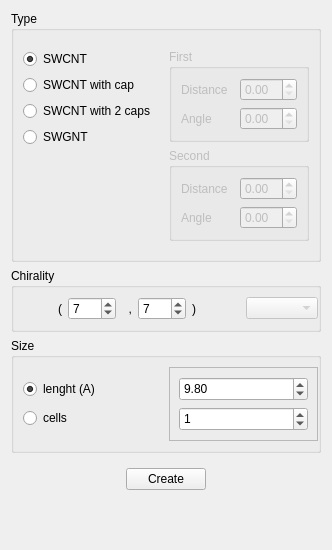
                  <widget class="QWidget" name="tab_36">
                   <attribute name="title">
                    <string>SWNT</string>
                   </attribute>
                   <layout class="QVBoxLayout" name="verticalLayout_90">
                    <item>
                     <widget class="QGroupBox" name="groupBox_3">
                      <property name="minimumSize">
                       <size>
                        <width>0</width>
                        <height>0</height>
                       </size>
                      </property>
                      <property name="maximumSize">
                       <size>
                        <width>16777215</width>
                        <height>16777215</height>
                       </size>
                      </property>
                      <property name="title">
                       <string>Type</string>
                      </property>
                      <layout class="QHBoxLayout" name="horizontalLayout_43">
                       <item>
                        <widget class="QFrame" name="frame_13">
                         <property name="frameShape">
                          <enum>QFrame::NoFrame</enum>
                         </property>
                         <property name="frameShadow">
                          <enum>QFrame::Raised</enum>
                         </property>
                         <layout class="QVBoxLayout" name="verticalLayout_19">
                          <property name="leftMargin">
                           <number>0</number>
                          </property>
                          <property name="rightMargin">
                           <number>0</number>
                          </property>
                          <item>
                           <widget class="QRadioButton" name="FormActionsPreRadioSWNT">
                            <property name="text">
                             <string>SWCNT</string>
                            </property>
                            <property name="checked">
                             <bool>true</bool>
                            </property>
                           </widget>
                          </item>
                          <item>
                           <widget class="QRadioButton" name="FormActionsPreRadioSWNTcap">
                            <property name="text">
                             <string>SWCNT with cap</string>
                            </property>
                           </widget>
                          </item>
                          <item>
                           <widget class="QRadioButton" name="FormActionsPreRadioSWNTcap_2">
                            <property name="text">
                             <string>SWCNT with 2 caps</string>
                            </property>
                           </widget>
                          </item>
                          <item>
                           <widget class="QRadioButton" name="createSWGNTradio">
                            <property name="text">
                             <string>SWGNT</string>
                            </property>
                            <property name="checked">
                             <bool>false</bool>
                            </property>
                           </widget>
                          </item>
                          <item>
                           <spacer name="verticalSpacer_5">
                            <property name="orientation">
                             <enum>Qt::Vertical</enum>
                            </property>
                            <property name="sizeHint" stdset="0">
                             <size>
                              <width>20</width>
                              <height>40</height>
                             </size>
                            </property>
                           </spacer>
                          </item>
                         </layout>
                        </widget>
                       </item>
                       <item>
                        <widget class="QFrame" name="frame_24">
                         <property name="frameShape">
                          <enum>QFrame::NoFrame</enum>
                         </property>
                         <property name="frameShadow">
                          <enum>QFrame::Raised</enum>
                         </property>
                         <layout class="QVBoxLayout" name="verticalLayout_94">
                          <property name="leftMargin">
                           <number>0</number>
                          </property>
                          <property name="rightMargin">
                           <number>0</number>
                          </property>
                          <item>
                           <widget class="QGroupBox" name="FormCreateGroupFirstCap">
                            <property name="enabled">
                             <bool>false</bool>
                            </property>
                            <property name="minimumSize">
                             <size>
                              <width>0</width>
                              <height>0</height>
                             </size>
                            </property>
                            <property name="title">
                             <string>First</string>
                            </property>
                            <layout class="QVBoxLayout" name="verticalLayout_66">
                             <item>
                              <widget class="QFrame" name="frame_98">
                               <property name="frameShape">
                                <enum>QFrame::NoFrame</enum>
                               </property>
                               <property name="frameShadow">
                                <enum>QFrame::Raised</enum>
                               </property>
                               <layout class="QHBoxLayout" name="horizontalLayout_102">
                                <property name="leftMargin">
                                 <number>0</number>
                                </property>
                                <property name="topMargin">
                                 <number>0</number>
                                </property>
                                <property name="rightMargin">
                                 <number>0</number>
                                </property>
                                <property name="bottomMargin">
                                 <number>0</number>
                                </property>
                                <item>
                                 <widget class="QLabel" name="label_45">
                                  <property name="text">
                                   <string>Distance</string>
                                  </property>
                                 </widget>
                                </item>
                                <item>
                                 <widget class="QDoubleSpinBox" name="FormCreateSpinFirstCapDist">
                                  <property name="locale">
                                   <locale language="English" country="UnitedStates"/>
                                  </property>
                                 </widget>
                                </item>
                               </layout>
                              </widget>
                             </item>
                             <item>
                              <widget class="QFrame" name="frame_99">
                               <property name="frameShape">
                                <enum>QFrame::NoFrame</enum>
                               </property>
                               <property name="frameShadow">
                                <enum>QFrame::Raised</enum>
                               </property>
                               <layout class="QHBoxLayout" name="horizontalLayout_103">
                                <property name="leftMargin">
                                 <number>0</number>
                                </property>
                                <property name="topMargin">
                                 <number>0</number>
                                </property>
                                <property name="rightMargin">
                                 <number>0</number>
                                </property>
                                <property name="bottomMargin">
                                 <number>0</number>
                                </property>
                                <item>
                                 <widget class="QLabel" name="label_46">
                                  <property name="text">
                                   <string>Angle</string>
                                  </property>
                                 </widget>
                                </item>
                                <item>
                                 <widget class="QDoubleSpinBox" name="FormCreateSpinFirstCapAngle">
                                  <property name="locale">
                                   <locale language="English" country="UnitedStates"/>
                                  </property>
                                 </widget>
                                </item>
                               </layout>
                              </widget>
                             </item>
                            </layout>
                           </widget>
                          </item>
                          <item>
                           <widget class="QGroupBox" name="FormCreateGroupSecondCap">
                            <property name="enabled">
                             <bool>false</bool>
                            </property>
                            <property name="minimumSize">
                             <size>
                              <width>0</width>
                              <height>0</height>
                             </size>
                            </property>
                            <property name="title">
                             <string>Second</string>
                            </property>
                            <layout class="QVBoxLayout" name="verticalLayout_67">
                             <item>
                              <widget class="QFrame" name="frame_100">
                               <property name="frameShape">
                                <enum>QFrame::NoFrame</enum>
                               </property>
                               <property name="frameShadow">
                                <enum>QFrame::Raised</enum>
                               </property>
                               <layout class="QHBoxLayout" name="horizontalLayout_105">
                                <property name="leftMargin">
                                 <number>0</number>
                                </property>
                                <property name="topMargin">
                                 <number>0</number>
                                </property>
                                <property name="rightMargin">
                                 <number>0</number>
                                </property>
                                <property name="bottomMargin">
                                 <number>0</number>
                                </property>
                                <item>
                                 <widget class="QLabel" name="label_47">
                                  <property name="text">
                                   <string>Distance</string>
                                  </property>
                                 </widget>
                                </item>
                                <item>
                                 <widget class="QDoubleSpinBox" name="FormCreateSpinSecondCapDist">
                                  <property name="locale">
                                   <locale language="English" country="UnitedStates"/>
                                  </property>
                                 </widget>
                                </item>
                               </layout>
                              </widget>
                             </item>
                             <item>
                              <widget class="QFrame" name="frame_101">
                               <property name="frameShape">
                                <enum>QFrame::NoFrame</enum>
                               </property>
                               <property name="frameShadow">
                                <enum>QFrame::Raised</enum>
                               </property>
                               <layout class="QHBoxLayout" name="horizontalLayout_104">
                                <property name="leftMargin">
                                 <number>0</number>
                                </property>
                                <property name="topMargin">
                                 <number>0</number>
                                </property>
                                <property name="rightMargin">
                                 <number>0</number>
                                </property>
                                <property name="bottomMargin">
                                 <number>0</number>
                                </property>
                                <item>
                                 <widget class="QLabel" name="label_48">
                                  <property name="text">
                                   <string>Angle</string>
                                  </property>
                                 </widget>
                                </item>
                                <item>
                                 <widget class="QDoubleSpinBox" name="FormCreateSpinSecondCapAngle">
                                  <property name="locale">
                                   <locale language="English" country="UnitedStates"/>
                                  </property>
                                 </widget>
                                </item>
                               </layout>
                              </widget>
                             </item>
                            </layout>
                           </widget>
                          </item>
                         </layout>
                        </widget>
                       </item>
                      </layout>
                     </widget>
                    </item>
                    <item>
                     <widget class="QGroupBox" name="groupBox_8">
                      <property name="minimumSize">
                       <size>
                        <width>0</width>
                        <height>0</height>
                       </size>
                      </property>
                      <property name="maximumSize">
                       <size>
                        <width>16777215</width>
                        <height>16777215</height>
                       </size>
                      </property>
                      <property name="title">
                       <string>Chirality</string>
                      </property>
                      <layout class="QHBoxLayout" name="horizontalLayout_134">
                       <property name="leftMargin">
                        <number>0</number>
                       </property>
                       <property name="rightMargin">
                        <number>0</number>
                       </property>
                       <item>
                        <widget class="QLabel" name="label_9">
                         <property name="text">
                          <string>(</string>
                         </property>
                         <property name="alignment">
                          <set>Qt::AlignRight|Qt::AlignTrailing|Qt::AlignVCenter</set>
                         </property>
                        </widget>
                       </item>
                       <item>
                        <widget class="QSpinBox" name="spin_swnt_index_n">
                         <property name="value">
                          <number>7</number>
                         </property>
                        </widget>
                       </item>
                       <item>
                        <widget class="QLabel" name="label_23">
                         <property name="maximumSize">
                          <size>
                           <width>10</width>
                           <height>16777215</height>
                          </size>
                         </property>
                         <property name="text">
                          <string>,</string>
                         </property>
                         <property name="alignment">
                          <set>Qt::AlignRight|Qt::AlignTrailing|Qt::AlignVCenter</set>
                         </property>
                        </widget>
                       </item>
                       <item>
                        <widget class="QSpinBox" name="spin_swnt_index_m">
                         <property name="value">
                          <number>7</number>
                         </property>
                        </widget>
                       </item>
                       <item>
                        <widget class="QLabel" name="label_44">
                         <property name="text">
                          <string>)</string>
                         </property>
                        </widget>
                       </item>
                       <item>
                        <widget class="QComboBox" name="FormActionsPreComboSWNTind">
                         <property name="enabled">
                          <bool>false</bool>
                         </property>
                        </widget>
                       </item>
                      </layout>
                     </widget>
                    </item>
                    <item>
                     <widget class="QGroupBox" name="groupBox_2">
                      <property name="minimumSize">
                       <size>
                        <width>0</width>
                        <height>0</height>
                       </size>
                      </property>
                      <property name="maximumSize">
                       <size>
                        <width>16777215</width>
                        <height>16777215</height>
                       </size>
                      </property>
                      <property name="title">
                       <string>Size</string>
                      </property>
                      <layout class="QHBoxLayout" name="horizontalLayout_30">
                       <property name="leftMargin">
                        <number>0</number>
                       </property>
                       <property name="rightMargin">
                        <number>0</number>
                       </property>
                       <item>
                        <widget class="QFrame" name="frame_97">
                         <property name="frameShape">
                          <enum>QFrame::NoFrame</enum>
                         </property>
                         <property name="frameShadow">
                          <enum>QFrame::Raised</enum>
                         </property>
                         <layout class="QVBoxLayout" name="verticalLayout_88">
                          <item>
                           <widget class="QRadioButton" name="FormActionsPreRadioSWNTuselen">
                            <property name="text">
                             <string>lenght (A)</string>
                            </property>
                            <property name="checked">
                             <bool>true</bool>
                            </property>
                           </widget>
                          </item>
                          <item>
                           <widget class="QRadioButton" name="FormActionsPreRadioSWNTusecell">
                            <property name="text">
                             <string>cells</string>
                            </property>
                           </widget>
                          </item>
                         </layout>
                        </widget>
                       </item>
                       <item>
                        <widget class="QFrame" name="frame_140">
                         <property name="frameShape">
                          <enum>QFrame::StyledPanel</enum>
                         </property>
                         <property name="frameShadow">
                          <enum>QFrame::Raised</enum>
                         </property>
                         <layout class="QVBoxLayout" name="verticalLayout_65">
                          <item>
                           <widget class="QDoubleSpinBox" name="spin_swnt_len">
                            <property name="minimumSize">
                             <size>
                              <width>0</width>
                              <height>24</height>
                             </size>
                            </property>
                            <property name="maximumSize">
                             <size>
                              <width>16777215</width>
                              <height>24</height>
                             </size>
                            </property>
                            <property name="locale">
                             <locale language="English" country="UnitedStates"/>
                            </property>
                            <property name="singleStep">
                             <double>0.500000000000000</double>
                            </property>
                            <property name="value">
                             <double>9.800000000000001</double>
                            </property>
                           </widget>
                          </item>
                          <item>
                           <widget class="QSpinBox" name="spin_swnt_cells">
                            <property name="minimumSize">
                             <size>
                              <width>0</width>
                              <height>24</height>
                             </size>
                            </property>
                            <property name="maximumSize">
                             <size>
                              <width>16777215</width>
                              <height>24</height>
                             </size>
                            </property>
                            <property name="value">
                             <number>1</number>
                            </property>
                           </widget>
                          </item>
                         </layout>
                        </widget>
                       </item>
                      </layout>
                     </widget>
                    </item>
                    <item>
                     <widget class="QFrame" name="frame_23">
                      <property name="minimumSize">
                       <size>
                        <width>0</width>
                        <height>0</height>
                       </size>
                      </property>
                      <property name="maximumSize">
                       <size>
                        <width>16777215</width>
                        <height>16777215</height>
                       </size>
                      </property>
                      <property name="frameShape">
                       <enum>QFrame::NoFrame</enum>
                      </property>
                      <property name="frameShadow">
                       <enum>QFrame::Raised</enum>
                      </property>
                      <layout class="QHBoxLayout" name="horizontalLayout_13">
                       <property name="leftMargin">
                        <number>0</number>
                       </property>
                       <property name="rightMargin">
                        <number>0</number>
                       </property>
                       <item>
                        <spacer name="horizontalSpacer_15">
                         <property name="orientation">
                          <enum>Qt::Horizontal</enum>
                         </property>
                         <property name="sizeHint" stdset="0">
                          <size>
                           <width>115</width>
                           <height>17</height>
                          </size>
                         </property>
                        </spacer>
                       </item>
                       <item>
                        <widget class="QPushButton" name="but_create_nanotube">
                         <property name="text">
                          <string>Create</string>
                         </property>
                        </widget>
                       </item>
                       <item>
                        <spacer name="horizontalSpacer_16">
                         <property name="orientation">
                          <enum>Qt::Horizontal</enum>
                         </property>
                         <property name="sizeHint" stdset="0">
                          <size>
                           <width>115</width>
                           <height>17</height>
                          </size>
                         </property>
                        </spacer>
                       </item>
                      </layout>
                     </widget>
                    </item>
                    <item>
                     <spacer name="verticalSpacer_4">
                      <property name="orientation">
                       <enum>Qt::Vertical</enum>
                      </property>
                      <property name="sizeHint" stdset="0">
                       <size>
                        <width>20</width>
                        <height>40</height>
                       </size>
                      </property>
                     </spacer>
                    </item>
                   </layout>
                  </widget>
